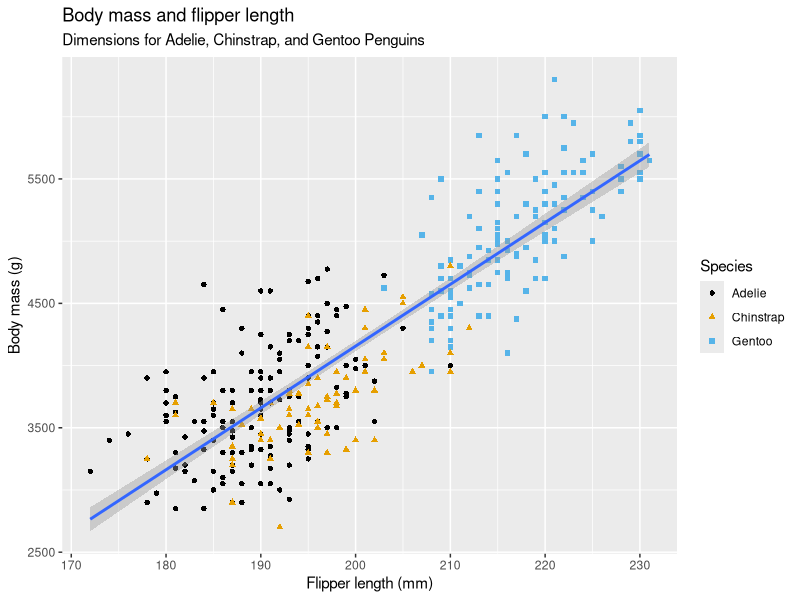
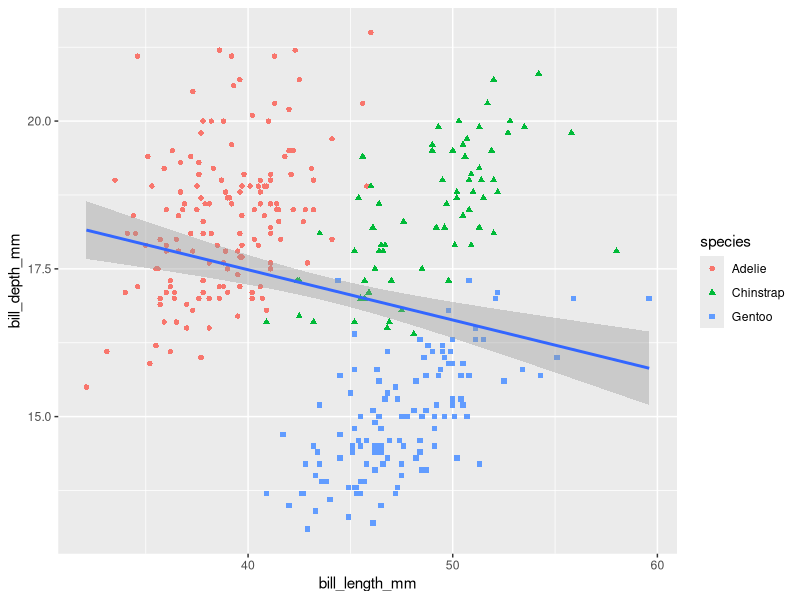
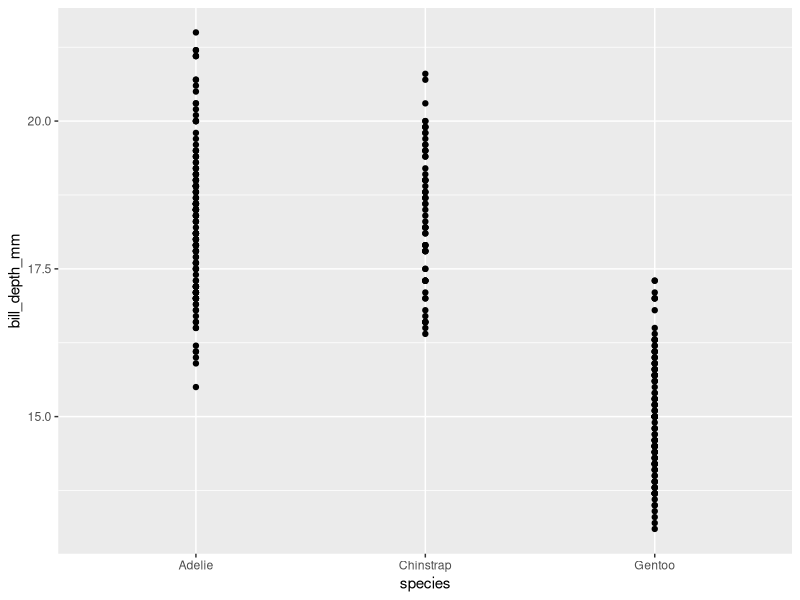

Generate these figures, in order, with R: (Note: this script raises an error after producing the figures.)
## ---- chunk 1
library(ggplot2)
library(palmerpenguins)
library(ggthemes)
library(dplyr)
library(forcats)
library(tidyverse)
## ---- chunk 2

penguins

View(penguins)

glimpse(penguins)
## ---- chunk 3

#can also do view(penguins) to see whole table

glimpse(penguins) 

## ---- chunk 4
ggplot(
  data = penguins,
  mapping = aes(x = flipper_length_mm, y=body_mass_g)
) +
  geom_point(mapping = aes(color=species, shape=species)) +
  geom_smooth(method="lm") + 
  labs(
    title = "Body mass and flipper length",
    subtitle = "Dimensions for Adelie, Chinstrap, and Gentoo Penguins",
    x = "Flipper length (mm)", y="Body mass (g)",
    color = "Species", shape = "Species"
  ) +

        scale_color_colorblind()


## ---- chunk 5
glimpse(penguins)
## ---- chunk 6
?penguins
## ---- chunk 7
ggplot(
  data=penguins,
  mapping=aes(x=bill_length_mm, y=bill_depth_mm) 
) + 
 geom_point(mapping=aes(color=species,shape=species)) + 
  geom_smooth(method="lm")
## ---- chunk 8
ggplot(
  data=penguins,
  mapping=aes(x=species,y=bill_depth_mm)
) +
  geom_point()
## ---- chunk 9
ggplot(data = penguins) + 
  geom_point()
## ---- chunk 10
ggplot(
  data=penguins,
  mapping=aes(x=bill_depth_mm, y=flipper_length_mm)
) +
  geom_point()
## ---- chunk 11
ggplot(
  data=penguins,
  mapping=aes(x=bill_depth_mm,y=bill_length_mm)
) + 
  geom_point(mapping=aes(color=species), na.rm=TRUE)
## ---- chunk 12
ggplot(
  data=penguins,
  mapping=aes(x=bill_depth_mm,y=bill_length_mm)
) + 
  geom_point(mapping=aes(color=species), na.rm=TRUE) + 
  labs(caption="Data come from the palmerpenguins package.")
## ---- chunk 13
ggplot(
  data=penguins,
  mapping=aes(x=flipper_length_mm, y=body_mass_g)
) +
  geom_point(mapping=aes(color=bill_depth_mm)) + 
  geom_smooth(method="gam")
## ---- chunk 14
ggplot(
  data = penguins,
  mapping = aes(x = flipper_length_mm, y = body_mass_g, color = island)
) +
  geom_point() +
  geom_smooth(se = FALSE)
## ---- chunk 15
ggplot(
  data = penguins,
  mapping = aes(x = flipper_length_mm, y = body_mass_g)
) +
  geom_point() +
  geom_smooth()

ggplot() +
  geom_point(
    data = penguins,
    mapping = aes(x = flipper_length_mm, y = body_mass_g)
  ) +
  geom_smooth(
    data = penguins,
    mapping = aes(x = flipper_length_mm, y = body_mass_g)
  )
## ---- chunk 16
ggplot(
  data=penguins,
  mapping=aes(x=flipper_length_mm, y=body_mass_g)
) + 
  geom_point()

#same as:

ggplot(penguins, aes(x=flipper_length_mm, y=body_mass_g)) + geom_point()
## ---- chunk 17
penguins |> 
  ggplot(aes(x=flipper_length_mm, y=body_mass_g)) + 
  geom_point()
## ---- chunk 18
ggplot(penguins, aes(x=species)) + 
  geom_bar()
## ---- chunk 19
#sorting bar chart from highest to lowest:
ggplot(penguins, aes(x= fct_infreq(species))) + 
  geom_bar()
  
## ---- chunk 20
ggplot(penguins, aes(x=body_mass_g)) + 
  geom_histogram(binwidth =200)
## ---- chunk 21
ggplot(penguins, aes(x=body_mass_g)) +
  geom_histogram(binwidth=20)

ggplot(penguins,aes(x=body_mass_g)) + geom_histogram(binwidth=2000)
## ---- chunk 22
#Density curve
ggplot(penguins,aes(x=body_mass_g)) + 
  geom_density()
## ---- chunk 23
ggplot(penguins, aes(y=species)) + geom_bar()
## ---- chunk 24
ggplot(penguins, aes(x = species)) +
  geom_bar(color = "red")

ggplot(penguins, aes(x = species)) +
  geom_bar(fill = "red")
## ---- chunk 25
ggplot(penguins, aes(x=bill_length_mm)) + geom_histogram(bins=5)
## ---- chunk 26
ggplot(diamonds, aes(x=carat)) + geom_histogram(binwidth = 0.1)
## ---- chunk 27
ggplot(penguins, aes(x=species, y=body_mass_g)) + geom_boxplot()
## ---- chunk 28
ggplot(penguins, aes(x=body_mass_g, color=species)) + geom_density(linewidth=0.75)
## ---- chunk 29
ggplot(penguins, aes(x=body_mass_g, color=species, fill=species)) + 
  geom_density(alpha=0.5)
## ---- chunk 30
ggplot(penguins, aes(x=island,fill=species)) + geom_bar()
## ---- chunk 31
ggplot(penguins,aes(x=island, fill=species)) + geom_bar(position="fill")
## ---- chunk 32
ggplot(penguins, aes(x=flipper_length_mm, y=body_mass_g)) + geom_point()
## ---- chunk 33
ggplot(penguins, aes(x=flipper_length_mm, y=body_mass_g)) +
  geom_point(aes(color=species, shape=island))
## ---- chunk 34
ggplot(penguins, aes(x=flipper_length_mm, y=body_mass_g)) +
  geom_point(aes(color=species, shape=species)) + 
  facet_wrap(~island)
## ---- chunk 35
str(mpg)
## ---- chunk 36
ggplot(mpg, aes(x=hwy, y=displ)) + geom_point(aes(color=year))
## ---- chunk 37
ggplot(mpg, aes(x=hwy, y=displ)) + geom_point(aes(size=year))
## ---- chunk 38
ggplot(mpg, aes(x=hwy, y=displ)) + geom_point(aes(color=year, size=year))
## ---- chunk 39
ggplot(mpg, aes(x=hwy, y=displ)) + geom_point(aes(shape=year))
## ---- chunk 40
ggplot(mpg, aes(x=hwy, y=displ)) + geom_point(linewidth=mpg$cty)
## ---- chunk 41
ggplot(mpg, aes(x=hwy, y=displ)) + geom_point(aes(color=year, size=year))
## ---- chunk 42
    ggplot(penguins, aes(x=bill_depth_mm, y=bill_length_mm)) + geom_point(aes(color=species))
## ---- chunk 43
ggplot(
  data = penguins,
  mapping = aes(
    x = bill_length_mm, y = bill_depth_mm, 
    color = species, shape = species
  )
) +
  geom_point() +
  labs(color = "Species")
## ---- chunk 44
ggplot(penguins,aes(x=bill_length_mm,y=bill_depth_mm)) + 
  geom_point(aes(color=species, shape=species)) 



ggplot(penguins,aes(x=bill_length_mm,y=bill_depth_mm)) + 
  geom_point(aes(color=species, shape=species)) +
  labs(color="Species", shape="Species")
## ---- chunk 45
ggplot(penguins, aes(x=flipper_length_mm, y=body_mass_g)) + 
  geom_point()
ggsave(filename="penguin-plot.png")
## ---- chunk 46
    ggplot(mpg, aes(x = class)) +
      geom_bar()
    ggplot(mpg, aes(x = cty, y = hwy)) +
      geom_point()

    ggsave("mpg-plot.png")
## ---- chunk 47
ggplot(mpg, aes(x = class)) +
  geom_bar()
ggplot(mpg, aes(x = cty, y = hwy)) +
  geom_point()

ggsave("mpg-plot.pdf")
